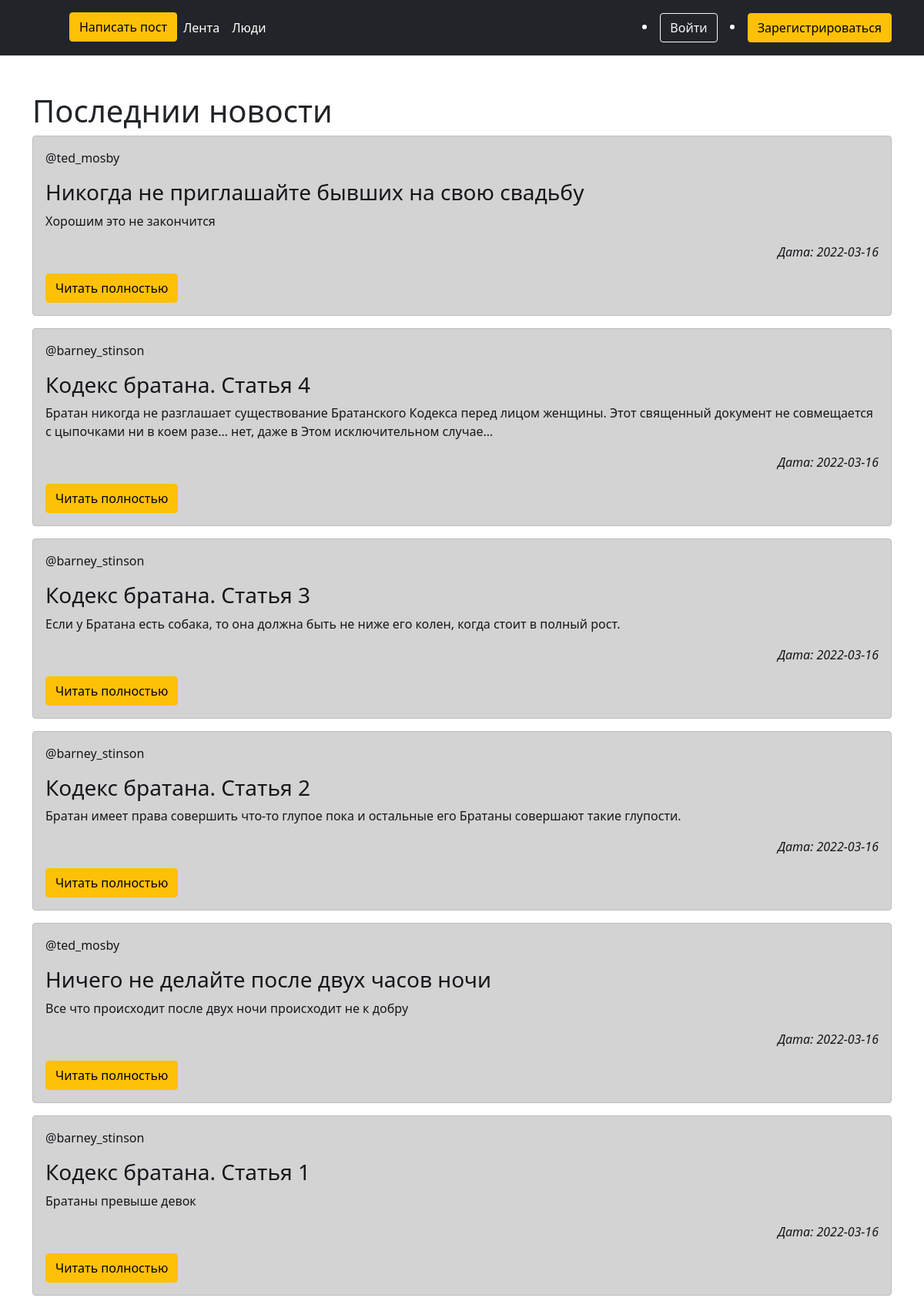
The page /posts on the database its author committed.
### app/models.py (models this page shows)
class Article(db.Model):
    id = db.Column(db.Integer, primary_key=True)
    title = db.Column(db.String(100), nullable=False)
    intro = db.Column(db.String(300), nullable=False)
    text = db.Column(db.Text, nullable=False)
    date = db.Column(db.DateTime, default=datetime.utcnow)
    user_id = db.Column(db.Integer, db.ForeignKey('user.id'))
    comments = db.relationship('Comment', backref='note', lazy='dynamic')

class User(UserMixin, db.Model):
    id = db.Column(db.Integer, unique=True, primary_key=True)
    nickname = db.Column(db.String(64))
    email = db.Column(db.String(120))
    password = db.Column(db.String(120))
    created_on = db.Column(db.DateTime(), default=datetime.utcnow)
    updated_on = db.Column(db.DateTime(), default=datetime.utcnow, onupdate=datetime.utcnow)
    posts = db.relationship('Article', backref='author', lazy='dynamic')
    comments = db.relationship('Comment', backref='comment_author', lazy='dynamic')
    stories = db.relationship('Status', backref='status_author', lazy='dynamic')

### app/views.py (the view)
@app.route('/')
@app.route('/index')
@app.route('/posts')
def index():
    articles = Article.query.order_by(Article.date.desc()).all()
    return render_template("index.html", articles=articles)

### app/templates/index.html (shortened to what this page needs)
{% extends 'base.html' %}
{% block body %}
    <div class="container mt-5">
        <h1>Последнии новости</h1>
        {% for i in articles %}
        <div class="alert alert-dark">
        <p class="fw-lighter">@{{ i.author.nickname }}</p>
            <h3>{{ i.title }}</h3>
            <p>{{ i.intro }}</p>
            <p class="fw-lighter text-end"><i>Дата: {{ i.date.date() }}</i></p>
            <a href="/posts/{{ i.id }}" class="btn btn-warning">Читать полностью</a>
        </div>
        {% endfor %}
    </div>
{% endblock %}

### app/templates/base.html (shortened to what this page needs)
<!doctype html>
<html lang="ru">
<head>
    <link rel="stylesheet" href="https://cdn.jsdelivr.net/npm/bootstrap@5.1.3/dist/css/bootstrap.min.css">
</head>
<body>
    <header class="p-3 bg-dark text-white">
    <div class="container">
      <div class="d-flex flex-wrap align-items-center justify-content-center justify-content-lg-start">
        <a href="/" class="d-flex align-items-center mb-2 mb-lg-0 text-white text-decoration-none">
          <svg class="bi me-2" width="40" height="32" role="img" aria-label="Bootstrap"><use xlink:href="#bootstrap"></use></svg>
        </a>
        <ul class="nav col-12 col-lg-auto me-lg-auto mb-2 justify-content-center mb-md-0">
             <li><a href="/create-article" class="btn btn-warning">Написать пост</a></li>
          <li><a href="/posts" class="nav-link px-2 text-white">Лента</a></li>
          <li><a href="/people" class="nav-link px-2 text-white">Люди</a></li>
        </ul>
        <div class="d-grid gap-2 d-md-flex justify-content-md-end">
            {% if not current_user.is_authenticated %}
            <li><a href="/login" class="btn btn-outline-light me-md-2">Войти</a></li>
            <li><a href="/sign-up"  class="btn btn-warning">Зарегистрироваться</a></li>
            {% endif %}
        </div>
      </div>
    </div>
  </header>
    {% block body %}{% endblock %}
</body>
</html>

### rows shown on the page
Article: author.nickname "ted_mosby", title "Никогда не приглашайте бывших на свою свадьбу", intro "Хорошим это не закончится", date "2022-03-16"
Article: author.nickname "barney_stinson", title "Кодекс братана. Статья 4", intro "Братан никогда не разглашает существование Братанского Кодекса перед лицом женщины. Этот священный документ не совмещается с цыпочками ни в коем разе… нет, даже в Этом исключительном случае…", date "2022-03-16"
Article: author.nickname "barney_stinson", title "Кодекс братана. Статья 3", intro "Если у Братана есть собака, то она должна быть не ниже его колен, когда стоит в полный рост.", date "2022-03-16"
Article: author.nickname "barney_stinson", title "Кодекс братана. Статья 2", intro "Братан имеет права совершить что-то глупое пока и остальные его Братаны совершают такие глупости.", date "2022-03-16"
Article: author.nickname "ted_mosby", title "Ничего не делайте после двух часов ночи", intro "Все что происходит после двух ночи происходит не к добру", date "2022-03-16"
Article: author.nickname "barney_stinson", title "Кодекс братана. Статья 1", intro "Братаны превыше девок", date "2022-03-16"
